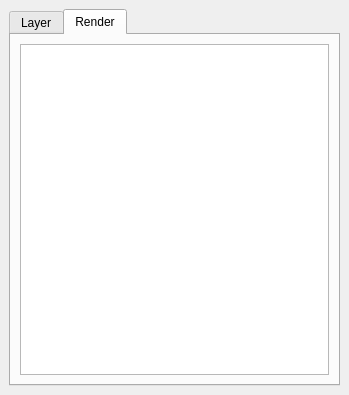
<?xml version="1.0" encoding="UTF-8"?>
<ui version="4.0">
 <class>LayoutVisibles</class>
 <widget class="QDockWidget" name="LayoutVisibles">
  <property name="geometry">
   <rect>
    <x>0</x>
    <y>0</y>
    <width>349</width>
    <height>395</height>
   </rect>
  </property>
  <property name="windowTitle">
   <string>&amp;Visibles</string>
  </property>
  <widget class="QWidget" name="dockWidgetContents">
   <layout class="QVBoxLayout" name="verticalLayout">
    <item>
     <widget class="QTabWidget" name="tabWidget">
      <property name="currentIndex">
       <number>1</number>
      </property>
      <widget class="QWidget" name="layers">
       <attribute name="title">
        <string>Layer</string>
       </attribute>
       <layout class="QVBoxLayout" name="verticalLayout_2">
        <item>
         <widget class="QListWidget" name="layerList"/>
        </item>
       </layout>
      </widget>
      <widget class="QWidget" name="render">
       <attribute name="title">
        <string>Render</string>
       </attribute>
       <layout class="QVBoxLayout" name="verticalLayout_3">
        <item>
         <widget class="QListWidget" name="renderList"/>
        </item>
       </layout>
      </widget>
     </widget>
    </item>
   </layout>
  </widget>
 </widget>
 <resources/>
 <connections/>
</ui>
